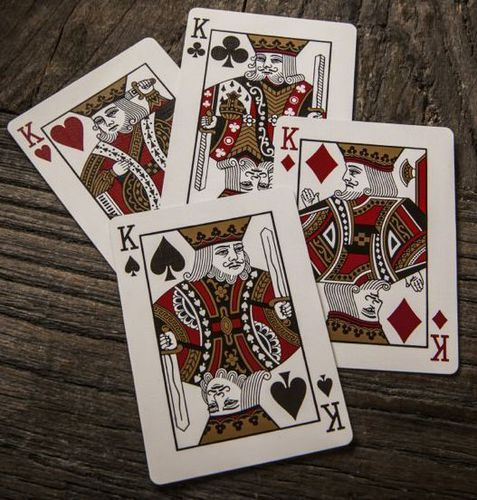
#> input picture Chapters/Resources/cards.jpg, 477 x 500 px, given in place of the camera
$ python ColorPicker.py
#> lines starting #> are read from the running program, lines starting #| are printed output that depends on the picture; after the words box and inside, x2 and y2 are one past the last pixel; in counts of white or black regions, pixels touching at a corner belong together
import cv2
import numpy as np

frameWidth = 640
frameHeight = 480
cap = cv2.VideoCapture(0)
cap.set(3, frameWidth)
cap.set(4, frameHeight)


def stackImages(scale,imgArray):
    rows = len(imgArray)
    cols = len(imgArray[0])
    rowsAvailable = isinstance(imgArray[0], list)
    width = imgArray[0][0].shape[1]
    height = imgArray[0][0].shape[0]
    if rowsAvailable:
        for x in range ( 0, rows):
            for y in range(0, cols):
                if imgArray[x][y].shape[:2] == imgArray[0][0].shape [:2]:
                    imgArray[x][y] = cv2.resize(imgArray[x][y], (0, 0), None, scale, scale)
                else:
                    imgArray[x][y] = cv2.resize(imgArray[x][y], (imgArray[0][0].shape[1], imgArray[0][0].shape[0]), None, scale, scale)
                if len(imgArray[x][y].shape) == 2: imgArray[x][y]= cv2.cvtColor( imgArray[x][y], cv2.COLOR_GRAY2BGR)
        imageBlank = np.zeros((height, width, 3), np.uint8)
        hor = [imageBlank]*rows
        hor_con = [imageBlank]*rows
        for x in range(0, rows):
            hor[x] = np.hstack(imgArray[x])
        ver = np.vstack(hor)
    else:
        for x in range(0, rows):
            if imgArray[x].shape[:2] == imgArray[0].shape[:2]:
                imgArray[x] = cv2.resize(imgArray[x], (0, 0), None, scale, scale)
            else:
                imgArray[x] = cv2.resize(imgArray[x], (imgArray[0].shape[1], imgArray[0].shape[0]), None,scale, scale)
            if len(imgArray[x].shape) == 2: imgArray[x] = cv2.cvtColor(imgArray[x], cv2.COLOR_GRAY2BGR)
        hor= np.hstack(imgArray)
        ver = hor
    return ver


def empty(a):
    pass


cv2.namedWindow("HSV")
cv2.resizeWindow("HSV", 640, 240)
cv2.createTrackbar("HUE Min", "HSV", 0, 179, empty)
#> slider 'HUE Min' is set to 35
cv2.createTrackbar("HUE Max", "HSV", 179, 179, empty)
cv2.createTrackbar("SAT Min", "HSV", 0, 255, empty)
#> slider 'SAT Min' is set to 51
cv2.createTrackbar("SAT Max", "HSV", 255, 255, empty)
cv2.createTrackbar("VALUE Min", "HSV", 0, 255, empty)
#> slider 'VALUE Min' is set to 51
cv2.createTrackbar("VALUE Max", "HSV", 255, 255, empty)

while True:
    success, img = cap.read()
#> img is the input picture: shape (500, 477, 3); mean B, G, R 88.1, 96.6, 109.6
    imgHsv = cv2.cvtColor(img, cv2.COLOR_BGR2HSV)
#> imgHsv: shape (500, 477, 3); mean H, S, V 21.2, 75.8, 109.6

    h_min = cv2.getTrackbarPos("HUE Min", "HSV")
    h_max = cv2.getTrackbarPos("HUE Max", "HSV")
    s_min = cv2.getTrackbarPos("SAT Min", "HSV")
    s_max = cv2.getTrackbarPos("SAT Max", "HSV")
    v_min = cv2.getTrackbarPos("VALUE Min", "HSV")
    v_max = cv2.getTrackbarPos("VALUE Max", "HSV")
    print(h_min)

    lower = np.array([h_min, s_min, v_min])
    upper = np.array([h_max, s_max, v_max])
    mask = cv2.inRange(imgHsv, lower, upper)
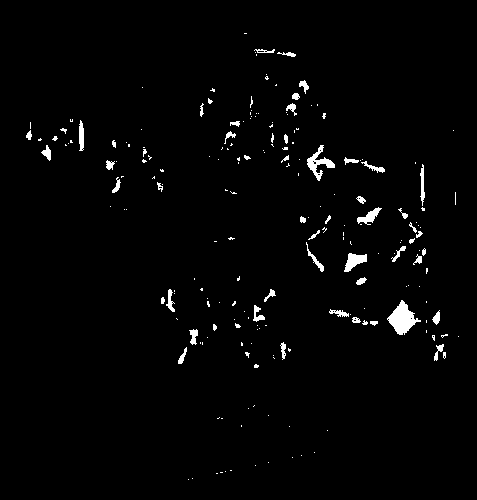
#> mask: shape (500, 477); 1.9% white; 205 white regions (154 under 20 px), largest, box (x1, y1, x2, y2) and area: (387, 300, 421, 335) 584, (307, 145, 335, 181) 334, (344, 253, 367, 272) 242
    result = cv2.bitwise_and(img, img, mask=mask)
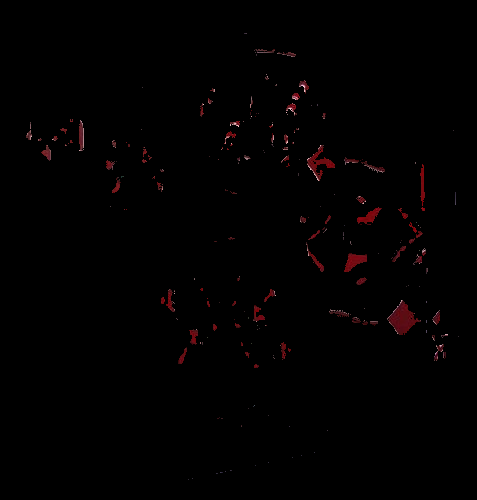
#> result: shape (500, 477, 3); mean B, G, R 0.7, 0.6, 1.9

    mask = cv2.cvtColor(mask, cv2.COLOR_GRAY2BGR)
    imgStack = stackImages(0.5, ([img, mask, result]))
#> in stackImages, `rows = len(imgArray)`: rows = 3
#> in stackImages, `cols = len(imgArray[0])`: cols = 500
#> in stackImages, `rowsAvailable = isinstance(imgArray[0], list)`: rowsAvailable = False
#> after the loop in stackImages, `for x in range(0, rows):`: imgArray = 3 items
#> in stackImages, `hor= np.hstack(imgArray)`:
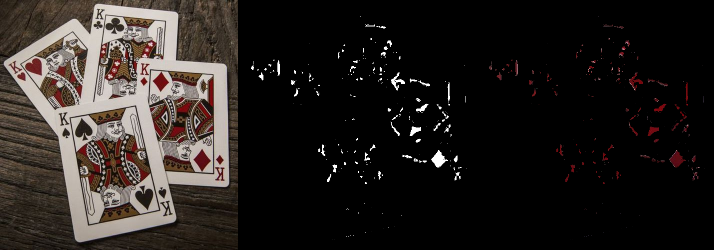
#> hor: shape (250, 714, 3); mean of channels 0, 1, 2 31.3, 34, 38.8; drawn as B, G, R
    cv2.imshow("Stacked Images", imgStack)
    if cv2.waitKey(1) and 0xFF == ord('q'):
#> (key q is pressed here)
        break

cap.release()
cv2.destroyAllWindows()

$ run again, on Chapters/Resources/lambo.png
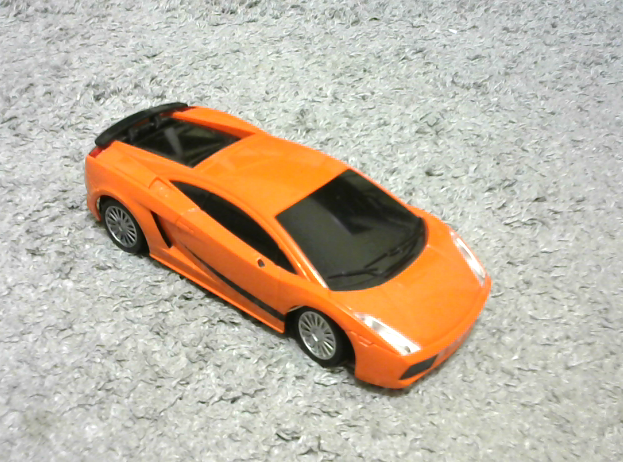
#> input picture Chapters/Resources/lambo.png, 623 x 462 px, given in place of the camera
#> img is the input picture: shape (462, 623, 3); mean B, G, R 161.3, 179.4, 192.2
#> imgHsv: shape (462, 623, 3); mean H, S, V 37.4, 42.7, 194.8
#> `mask = cv2.inRange(imgHsv, lower, upper)`:
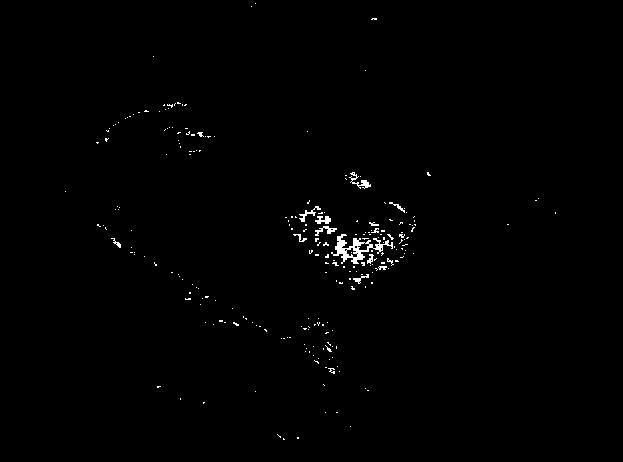
#> mask: shape (462, 623); 0.71% white in thin lines or dots, all inside (x1, y1, x2, y2) = (65, 3, 556, 440)
#> rows = 3
#> cols = 462
#> rowsAvailable = False
#> after the loop in stackImages, `for x in range(0, rows):`: imgArray = 3 items
#> in stackImages, `hor= np.hstack(imgArray)`:
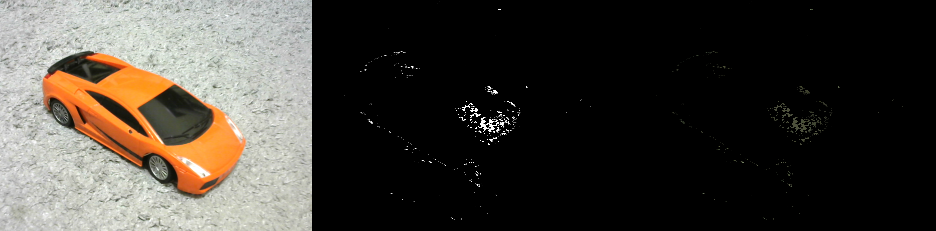
#> hor: shape (231, 936, 3); mean of channels 0, 1, 2 54.6, 60.6, 64.9; drawn as B, G, R
